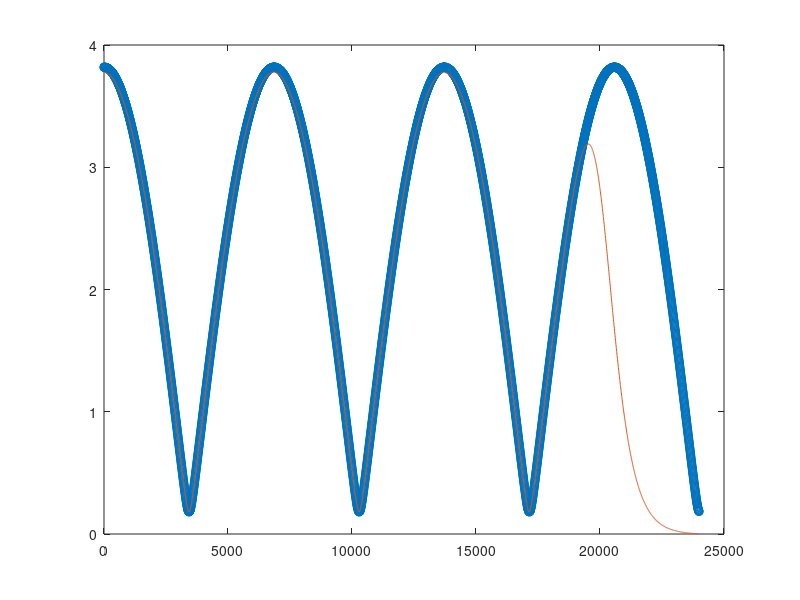

MATLAB code for this plot: (Note: this script raises an error after producing the figure.)
% Demo of discretization error for impulse responses

r1 = 0.5;
r2 = 0.55;

% samplemethod = 1 -> round at low fs
% samplemethod = 2 -> round at high fs and decimate
% samplemethod = 3 -> round at low fs but split pulse between two samples

samplemethod = 2;

% Generate discrete-time IRs
% Exact arrival times
cair = 343;
t1 = r1/cair;
t2 = r2/cair;

% Approach 1: round to nearest discrete time-sample
fs = 48000;

if samplemethod == 2
    noversamp = 8;

    fs_oversamp = fs*noversamp;
    dt = 1/fs_oversamp;
elseif samplemethod == 1 
    dt = 1/fs;
elseif samplemethod == 3 
    dt = 1/fs;
end
n1_exact = t1/dt + 1;
n2_exact = t2/dt + 1;

n1_rounded = round(t1/dt) + 1;
n2_rounded = round(t2/dt) + 1;

irmaxlength = max([n1_rounded n2_rounded]) + 1;
ir1 = zeros(irmaxlength+500,1);
ir2 = zeros(irmaxlength+500,1);

if samplemethod < 3
    ir1(n1_rounded) = 1/r1; %IR(t1) ~= IR(n1_rounded/fs) = dirac(t - r1/c)/r1 = dirac((fs*r1)/(c*fs) - r1/c)/r1 = dirac(0)/r1 = 1/r1??
    ir2(n2_rounded) = 1/r2;
else
    n1_frac = n1_exact - floor(n1_exact);
    n2_frac = n2_exact - floor(n2_exact);

    ir1(floor(n1_exact)) = 1/r1*(1-n1_frac);
    ir1(floor(n1_exact)+1) = 1/r1*n1_frac;
    ir2(floor(n2_exact)) = 1/r2*(1-n2_frac);
    ir2(floor(n2_exact)+1) = 1/r2*n2_frac;
end
% figure(3)
% plot(ir1)
% pause

if samplemethod == 2
    ir1 = noversamp*decimate(ir1,noversamp);
    ir2 = noversamp*decimate(ir2,noversamp);
end

% figure(3)
% plot([ir1 ir2])
% pause

nfft = 8192;
F1 = fft(ir1,nfft);
F2 = fft(ir2,nfft);

fvec_fft = fs/nfft*[0:nfft/2-1].';

ptot_fromIR = F1 + F2;
ptot_fromIR = ptot_fromIR(1:nfft/2);

% Truth: FD results

cair = 343;
kvec = 2*pi*fvec_fft/cair;

% Correct answer, in freq. domain
ptot = exp(-1i*kvec*r1)/r1 + exp(-1i*kvec*r2)/r2;

if samplemethod == 2
    % Correct scale for IR results
    %ptot_fromIR = ptot_fromIR*(1/r1 + 1/r2)/(sum(ir1)+sum(ir2));
end

figure(1)
clf(1)
h = plot(fvec_fft,abs(ptot),'o',fvec_fft,abs(ptot_fromIR));
seth
grid
legend('FD results (truth)','IR-to-FR results');

figure(3)
clf(3)
h = plot(fvec_fft,unwrap(angle(ptot)),'o',fvec_fft,unwrap(angle(ptot_fromIR)));
seth
grid
legend('FD results (truth)','IR-to-FR results');
g = ylabel('Phase   [rad].');
sg14

resultdiff = ptot_fromIR(:) - ptot(:);
figure(2)
h = plot(fvec_fft,abs(resultdiff)./abs(ptot),'-');
seth
grid
g = ylabel('Rel. error   [-]');
sg14












